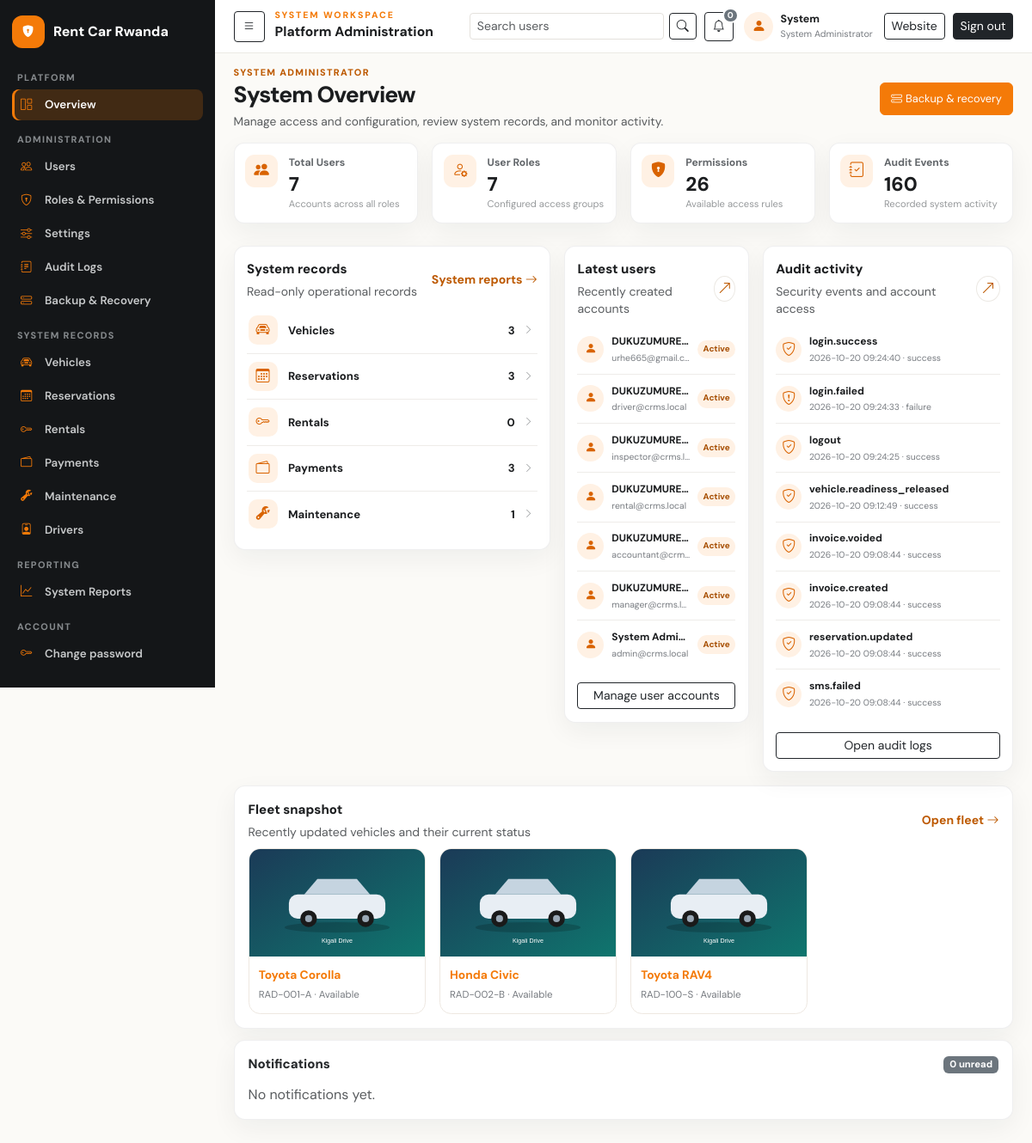
/index.php?r=dashboard (signed in), run on the app's committed database.
### tables this page shows
CREATE TABLE IF NOT EXISTS users (
  user_id BIGINT UNSIGNED AUTO_INCREMENT PRIMARY KEY,
  role_id BIGINT UNSIGNED NOT NULL,
  first_name VARCHAR(100) NOT NULL,
  last_name VARCHAR(100) NOT NULL,
  email VARCHAR(190) NULL UNIQUE,
  phone VARCHAR(30) NULL,
  password_hash VARCHAR(255) NOT NULL,
  must_change_password TINYINT(1) NOT NULL DEFAULT 0,
  status ENUM('active','inactive','suspended','pending') NOT NULL DEFAULT 'active',
  last_login_at DATETIME NULL,
  created_at TIMESTAMP NOT NULL DEFAULT CURRENT_TIMESTAMP,
  updated_at TIMESTAMP NOT NULL DEFAULT CURRENT_TIMESTAMP ON UPDATE CURRENT_TIMESTAMP,
  KEY idx_users_role_status (role_id,status),
  CONSTRAINT fk_users_role FOREIGN KEY (role_id) REFERENCES roles(role_id) ON DELETE RESTRICT ON UPDATE CASCADE
);

CREATE TABLE IF NOT EXISTS vehicles (
  vehicle_id BIGINT UNSIGNED AUTO_INCREMENT PRIMARY KEY,
  category_id BIGINT UNSIGNED NOT NULL,
  registration_no VARCHAR(30) NOT NULL UNIQUE,
  vin VARCHAR(80) NULL UNIQUE,
  make VARCHAR(80) NOT NULL,
  model VARCHAR(80) NOT NULL,
  manufacture_year SMALLINT UNSIGNED NULL,
  colour VARCHAR(40) NULL,
  transmission ENUM('manual','automatic','other') NOT NULL DEFAULT 'manual',
  fuel_type ENUM('petrol','diesel','hybrid','electric','other') NOT NULL DEFAULT 'petrol',
  daily_rate DECIMAL(12,2) NOT NULL,
  weekly_rate DECIMAL(12,2) NULL,
  monthly_rate DECIMAL(12,2) NULL,
  current_mileage INT UNSIGNED NOT NULL DEFAULT 0,
  fuel_level_percent DECIMAL(5,2) NULL,
  image_path VARCHAR(500) NULL,
  status ENUM('available','reserved','rented','maintenance','inactive') NOT NULL DEFAULT 'available',
  insurance_expiry_date DATE NULL,
  inspection_expiry_date DATE NULL,
  description TEXT NULL,
  created_by BIGINT UNSIGNED NULL,
  created_at TIMESTAMP NOT NULL DEFAULT CURRENT_TIMESTAMP,
  updated_at TIMESTAMP NOT NULL DEFAULT CURRENT_TIMESTAMP ON UPDATE CURRENT_TIMESTAMP,
  KEY idx_vehicle_search (category_id,status,daily_rate), KEY idx_vehicle_model (make,model),
  CONSTRAINT fk_vehicle_category FOREIGN KEY (category_id) REFERENCES vehicle_categories(category_id) ON DELETE RESTRICT ON UPDATE CASCADE,
  CONSTRAINT fk_vehicle_creator FOREIGN KEY (created_by) REFERENCES users(user_id) ON DELETE SET NULL ON UPDATE CASCADE,
  CONSTRAINT chk_vehicle_rates CHECK (daily_rate >= 0 AND (weekly_rate IS NULL OR weekly_rate >= 0) AND (monthly_rate IS NULL OR monthly_rate >= 0)),
  CONSTRAINT chk_vehicle_fuel CHECK (fuel_level_percent IS NULL OR fuel_level_percent BETWEEN 0 AND 100)
);

CREATE TABLE IF NOT EXISTS vehicle_categories (
  category_id BIGINT UNSIGNED AUTO_INCREMENT PRIMARY KEY,
  category_name VARCHAR(80) NOT NULL UNIQUE,
  description VARCHAR(255) NULL,
  default_daily_rate DECIMAL(12,2) NOT NULL DEFAULT 0,
  default_weekly_rate DECIMAL(12,2) NULL,
  default_monthly_rate DECIMAL(12,2) NULL,
  passenger_capacity TINYINT UNSIGNED NULL,
  is_active TINYINT(1) NOT NULL DEFAULT 1,
  created_at TIMESTAMP NOT NULL DEFAULT CURRENT_TIMESTAMP,
  CONSTRAINT chk_category_rates CHECK (default_daily_rate >= 0 AND (default_weekly_rate IS NULL OR default_weekly_rate >= 0) AND (default_monthly_rate IS NULL OR default_monthly_rate >= 0))
);

### views/dashboards/admin.php (the view, shortened to what the rows shown need)
<div class="admin-dashboard-heading">
  <div>
    <h1>System Overview</h1>
  </div>
</div>
<div class="row g-3 admin-overview-panels">
  <div class="col-lg-5">
    <section class="panel h-100">
      <div class="admin-panel-heading">
        <div><h2 class="panel-h mb-1">System records</h2><p class="small text-muted mb-0">Read-only operational records</p></div>
      </div>
    </section>
  </div>
  <div class="col-lg-3">
    <section class="panel h-100">
      <div class="admin-panel-heading">
        <div><h2 class="panel-h mb-1">Latest users</h2><p class="small text-muted mb-0">Recently created accounts</p></div>
      </div>
      <?php foreach ($users as $u): ?>
        <div class="admin-user-row">
          <span class="admin-user-avatar"><i class="bi bi-person-fill" aria-hidden="true"></i></span>
          <span class="admin-user-detail"><strong><?= e($u['first_name'] . ' ' . $u['last_name']) ?></strong><small><?= e($u['email']) ?></small></span>
          <span class="admin-user-status"><?= e($u['status']) ?></span>
        </div>
      <?php endforeach; ?>
    </section>
  </div>
  <div class="col-lg-4">
    <section class="panel h-100">
      <div class="admin-panel-heading">
        <div><h2 class="panel-h mb-1">Audit activity</h2><p class="small text-muted mb-0">Security events and account access</p></div>
      </div>
    </section>
  </div>
</div>
<section class="panel mt-3">
  <div class="admin-panel-heading">
    <div><h2 class="panel-h mb-1">Fleet snapshot</h2><p class="small text-muted mb-0">Recently updated vehicles and their current status</p></div>
  </div>
  <?php if (empty($recentVehicles)): ?><p class="text-muted mb-0">No vehicles are recorded yet.</p><?php else: ?>
    <div class="row g-3">
      <?php foreach ($recentVehicles as $vehicle): ?>
        <div class="col-6 col-md-3">
          <a class="dashboard-fleet-card d-block text-decoration-none" href="<?= e(url('vehicles/show', ['id' => $vehicle['vehicle_id']])) ?>">
            <img src="<?= e(vehicle_img($vehicle['image_path'] ?? null, $vehicle['category_name'] ?? null)) ?>" alt="<?= e($vehicle['make'] . ' ' . $vehicle['model']) ?>">
            <div class="dashboard-fleet-copy"><strong><?= e($vehicle['make'] . ' ' . $vehicle['model']) ?></strong><small><?= e($vehicle['registration_no']) ?> &middot; <?= e(ucfirst($vehicle['status'])) ?></small></div>
          </a>
        </div>
      <?php endforeach; ?>
    </div>
  <?php endif; ?>
</section>
<?php require dirname(__DIR__) . '/partials/dashboard-notifications.php'; ?>

### views/partials/dashboard-notifications.php (shortened to what the rows shown need)
<section class="panel mt-4" id="dashboard-notifications" aria-labelledby="dashboard-notifications-title" data-notification-poll="<?= e(url('notifications/poll')) ?>" data-unread="<?= (int) ($unreadNotificationCount ?? 0) ?>">
  <div class="panel-h d-flex justify-content-between align-items-center gap-2">
    <span id="dashboard-notifications-title"><?= e($dashboardNotificationHeading ?? 'Notifications') ?></span>
    <span class="badge text-bg-<?= (int) ($unreadNotificationCount ?? 0) > 0 ? 'primary' : 'secondary' ?>" id="dashboard-notification-count" data-notification-count data-notification-suffix=" unread">
      <?= (int) ($unreadNotificationCount ?? 0) ?> unread
    </span>
  </div>
</section>

### views/layouts/app.php (shortened to what the rows shown need)
<!doctype html>
<html lang="en">
<head>
  <link href="https://cdn.jsdelivr.net/npm/bootstrap@5.3.3/dist/css/bootstrap.min.css" rel="stylesheet">
  <link href="https://cdn.jsdelivr.net/npm/bootstrap-icons@1.11.3/font/bootstrap-icons.min.css" rel="stylesheet">
  <link href="<?= e(asset('public/css/app.css') . '?v=' . (string) filemtime(dirname(__DIR__, 2) . '/public/css/app.css')) ?>" rel="stylesheet">
</head>
<?php $isSystemAdmin = ($user['role_name'] ?? '') === 'System Administrator'; ?>
<?php $isDashboardPage = (string) ($_GET['r'] ?? '') === 'dashboard'; ?>
<?php $isReportsPage = (string) ($_GET['r'] ?? '') === 'reports'; ?>
<?php $isAdminUsersPage = (string) ($_GET['r'] ?? '') === 'admin/users'; ?>
<body class="site-body app-body<?= $isDashboardPage ? ' dashboard-workspace' : '' ?><?= $isReportsPage ? ' reports-workspace' : '' ?><?= $isAdminUsersPage ? ' admin-users-workspace' : '' ?><?= $isSystemAdmin ? ' admin-workspace' : '' ?><?= !empty($printAgreement) ? ' rental-agreement-print' : '' ?><?= !empty($reportPrint) ? ' report-print' : '' ?>">
<div class="app-shell">
  <?php require dirname(__DIR__) . '/partials/sidebar.php'; ?>
  <div class="app-main">
    <header class="app-topbar">
      <?php if ($isSystemAdmin): ?>
        <button class="btn btn-sm btn-outline-dark d-none d-lg-inline-flex admin-sidebar-toggle" type="button" data-sidebar-toggle aria-expanded="true" aria-label="Collapse navigation"><i class="bi bi-list"></i></button>
        <div class="admin-topbar-title"><p class="eyebrow mb-0">System workspace</p><strong>Platform Administration</strong></div>
        <div class="app-topbar-actions admin-topbar-actions">
          <form class="admin-topbar-search" method="get" action="<?= e(url('admin/users')) ?>">
            <input class="form-control form-control-sm" type="search" name="q" value="<?= e((string)($q ?? '')) ?>" placeholder="Search users" aria-label="Search user accounts">
            <button class="btn btn-sm btn-outline-dark" type="submit" aria-label="Search"><i class="bi bi-search" aria-hidden="true"></i></button>
          </form>
          <a class="btn btn-sm btn-outline-dark admin-topbar-icon admin-notification-link" href="<?= e(url('dashboard')) ?>#dashboard-notifications" title="Notifications" aria-label="Notifications, <?= (int) ($unreadNotificationCount ?? 0) ?> unread">
            <i class="bi bi-bell" aria-hidden="true"></i>
            <span class="badge text-bg-<?= (int) ($unreadNotificationCount ?? 0) > 0 ? 'primary' : 'secondary' ?>" data-notification-count><?= (int) ($unreadNotificationCount ?? 0) ?></span>
          </a>
          <div class="admin-user-chip"><span class="admin-user-avatar"><i class="bi bi-person-fill" aria-hidden="true"></i></span><span><strong><?= e($user['first_name'] ?? 'Admin') ?></strong><small>System Administrator</small></span></div>
          <a class="btn btn-sm btn-outline-dark admin-website-link" href="<?= e(url('home')) ?>">Website</a>
          <form method="post" action="<?= e(url('logout')) ?>"><?= \Crms\Csrf::field() ?><button class="btn btn-sm btn-dark">Sign out</button></form>
        </div>
      <?php endif; ?>
    </header>
    <div class="app-content">
      <?= $content ?>
    </div>
  </div>
</div>
</body>
</html>

### data on the page
users: must_change_password "0", first_name "System", first_name+last_name "System Admi…", email "admin@crms.local", status "Active"
users: first_name+last_name "DUKUZUMURE…", email "urhe665@gmail.c…", status "Active"
users: first_name+last_name "DUKUZUMURE…", email "driver@crms.local", status "Active"
users: first_name+last_name "DUKUZUMURE…", email "inspector@crms.l…", status "Active"
users: first_name+last_name "DUKUZUMURE…", email "rental@crms.local", status "Active"
users: first_name+last_name "DUKUZUMURE…", email "accountant@crm…", status "Active"
users: first_name+last_name "DUKUZUMURE…", email "manager@crms.l…", status "Active"
vehicles: image_path.category_name (placeholder picture), make+model "Toyota Corolla", registration_no "RAD-001-A", status "Available"
vehicles: image_path.category_name (placeholder picture), make+model "Honda Civic", registration_no "RAD-002-B", status "Available"
vehicles: image_path.category_name (placeholder picture), make+model "Toyota RAV4", registration_no "RAD-100-S", status "Available"

### other printed values
$kpi['label'] "Total Users"
$kpi['value'] "7"
$kpi['hint'] "Accounts across all roles"
$kpi['label'] "User Roles"
$kpi['hint'] "Configured access groups"
$kpi['label'] "Permissions"
$kpi['value'] "26"
$kpi['hint'] "Available access rules"
$kpi['label'] "Audit Events"
$kpi['value'] "160"
$kpi['hint'] "Recorded system activity"
$record['label'] "Vehicles"
$record['value'] "3"
$record['label'] "Reservations"
$record['label'] "Rentals"
